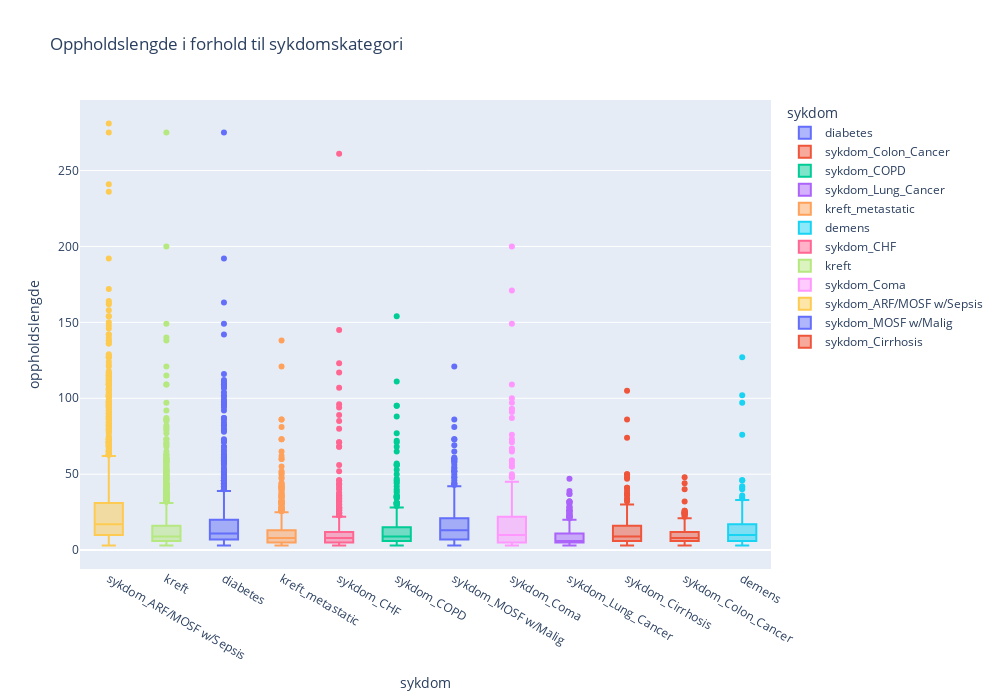

Notebook cell for this chart:
### Markdown cell above
#### 3.1.3 Fordeling av oppholdslengde for hver sykdom

### Code cell
disease_cols = { 
       'kreft_metastatic', 'kreft', 'sykdom_ARF/MOSF w/Sepsis',
       'sykdom_CHF', 'sykdom_COPD', 'sykdom_Cirrhosis', 'sykdom_Colon_Cancer',
       'sykdom_Coma', 'sykdom_Lung_Cancer', 'sykdom_MOSF w/Malig', 'diabetes', 
       'demens'
}

disease_cols = [col for col in disease_cols if col in train_df.columns]

disease_melted = pd.melt(train_df, 
                            id_vars=['oppholdslengde'], 
                            value_vars=disease_cols,
                            var_name='sykdom',
                            value_name='har_sykdom'
)
disease_melted = disease_melted[disease_melted['har_sykdom'] == True]

fig = px.box(disease_melted, 
             x='sykdom', 
             y='oppholdslengde',
             color='sykdom',
             title='Oppholdslengde i forhold til sykdomskategori',
             labels={'Oppholdslengde': 'Oppholdslengde (dager)', 'sykdom':'sykdom'},
             width=1000,
             height=700
)
fig.update_layout(xaxis={'categoryorder':'total descending'})

### Figure 1 — Plotly figure (JSON) as saved in the notebook; plotly's stock layout.template omitted (floating-point values rounded to 4 significant figures; data arrays with more than 128 entries replaced by an {"elided": "..."} marker saying what was removed)
{"data": [{"alignmentgroup": "True", "hovertemplate": "sykdom=%{x}<br>oppholdslengde=%{y}<extra></extra>", "legendgroup": "diabetes", "marker": {"color": "#636efa"}, "name": "diabetes", "notched": false, "offsetgroup": "diabetes", "orientation": "v", "showlegend": true, "type": "box", "x": {"elided": "1071 str values"}, "x0": " ", "xaxis": "x", "y": {"elided": "1071 int values"}, "y0": " ", "yaxis": "y"}, {"alignmentgroup": "True", "hovertemplate": "sykdom=%{x}<br>oppholdslengde=%{y}<extra></extra>", "legendgroup": "sykdom_Colon_Cancer", "marker": {"color": "#EF553B"}, "name": "sykdom_Colon_Cancer", "notched": false, "offsetgroup": "sykdom_Colon_Cancer", "orientation": "v", "showlegend": true, "type": "box", "x": {"elided": "299 str values"}, "x0": " ", "xaxis": "x", "y": {"elided": "299 int values"}, "y0": " ", "yaxis": "y"}, {"alignmentgroup": "True", "hovertemplate": "sykdom=%{x}<br>oppholdslengde=%{y}<extra></extra>", "legendgroup": "sykdom_COPD", "marker": {"color": "#00cc96"}, "name": "sykdom_COPD", "notched": false, "offsetgroup": "sykdom_COPD", "orientation": "v", "showlegend": true, "type": "box", "x": {"elided": "584 str values"}, "x0": " ", "xaxis": "x", "y": {"elided": "584 int values"}, "y0": " ", "yaxis": "y"}, {"alignmentgroup": "True", "hovertemplate": "sykdom=%{x}<br>oppholdslengde=%{y}<extra></extra>", "legendgroup": "sykdom_Lung_Cancer", "marker": {"color": "#ab63fa"}, "name": "sykdom_Lung_Cancer", "notched": false, "offsetgroup": "sykdom_Lung_Cancer", "orientation": "v", "showlegend": true, "type": "box", "x": {"elided": "542 str values"}, "x0": " ", "xaxis": "x", "y": {"elided": "542 int values"}, "y0": " ", "yaxis": "y"}, {"alignmentgroup": "True", "hovertemplate": "sykdom=%{x}<br>oppholdslengde=%{y}<extra></extra>", "legendgroup": "kreft_metastatic", "marker": {"color": "#FFA15A"}, "name": "kreft_metastatic", "notched": false, "offsetgroup": "kreft_metastatic", "orientation": "v", "showlegend": true, "type": "box", "x": {"elided": "1102 str values"}, "x0": " ", "xaxis": "x", "y": {"elided": "1102 int values"}, "y0": " ", "yaxis": "y"}, {"alignmentgroup": "True", "hovertemplate": "sykdom=%{x}<br>oppholdslengde=%{y}<extra></extra>", "legendgroup": "demens", "marker": {"color": "#19d3f3"}, "name": "demens", "notched": false, "offsetgroup": "demens", "orientation": "v", "showlegend": true, "type": "box", "x": {"elided": "173 str values"}, "x0": " ", "xaxis": "x", "y": {"elided": "173 int values"}, "y0": " ", "yaxis": "y"}, {"alignmentgroup": "True", "hovertemplate": "sykdom=%{x}<br>oppholdslengde=%{y}<extra></extra>", "legendgroup": "sykdom_CHF", "marker": {"color": "#FF6692"}, "name": "sykdom_CHF", "notched": false, "offsetgroup": "sykdom_CHF", "orientation": "v", "showlegend": true, "type": "box", "x": {"elided": "854 str values"}, "x0": " ", "xaxis": "x", "y": {"elided": "854 int values"}, "y0": " ", "yaxis": "y"}, {"alignmentgroup": "True", "hovertemplate": "sykdom=%{x}<br>oppholdslengde=%{y}<extra></extra>", "legendgroup": "kreft", "marker": {"color": "#B6E880"}, "name": "kreft", "notched": false, "offsetgroup": "kreft", "orientation": "v", "showlegend": true, "type": "box", "x": {"elided": "1855 str values"}, "x0": " ", "xaxis": "x", "y": {"elided": "1855 int values"}, "y0": " ", "yaxis": "y"}, {"alignmentgroup": "True", "hovertemplate": "sykdom=%{x}<br>oppholdslengde=%{y}<extra></extra>", "legendgroup": "sykdom_Coma", "marker": {"color": "#FF97FF"}, "name": "sykdom_Coma", "notched": false, "offsetgroup": "sykdom_Coma", "orientation": "v", "showlegend": true, "type": "box", "x": {"elided": "358 str values"}, "x0": " ", "xaxis": "x", "y": {"elided": "358 int values"}, "y0": " ", "yaxis": "y"}, {"alignmentgroup": "True", "hovertemplate": "sykdom=%{x}<br>oppholdslengde=%{y}<extra></extra>", "legendgroup": "sykdom_ARF/MOSF w/Sepsis", "marker": {"color": "#FECB52"}, "name": "sykdom_ARF/MOSF w/Sepsis", "notched": false, "offsetgroup": "sykdom_ARF/MOSF w/Sepsis", "orientation": "v", "showlegend": true, "type": "box", "x": {"elided": "2085 str values"}, "x0": " ", "xaxis": "x", "y": {"elided": "2085 int values"}, "y0": " ", "yaxis": "y"}, {"alignmentgroup": "True", "hovertemplate": "sykdom=%{x}<br>oppholdslengde=%{y}<extra></extra>", "legendgroup": "sykdom_MOSF w/Malig", "marker": {"color": "#636efa"}, "name": "sykdom_MOSF w/Malig", "notched": false, "offsetgroup": "sykdom_MOSF w/Malig", "orientation": "v", "showlegend": true, "type": "box", "x": {"elided": "431 str values"}, "x0": " ", "xaxis": "x", "y": {"elided": "431 int values"}, "y0": " ", "yaxis": "y"}, {"alignmentgroup": "True", "hovertemplate": "sykdom=%{x}<br>oppholdslengde=%{y}<extra></extra>", "legendgroup": "sykdom_Cirrhosis", "marker": {"color": "#EF553B"}, "name": "sykdom_Cirrhosis", "notched": false, "offsetgroup": "sykdom_Cirrhosis", "orientation": "v", "showlegend": true, "type": "box", "x": {"elided": "262 str values"}, "x0": " ", "xaxis": "x", "y": {"elided": "262 int values"}, "y0": " ", "yaxis": "y"}], "layout": {"boxmode": "overlay", "height": 700, "legend": {"title": {"text": "sykdom"}, "tracegroupgap": 0}, "title": {"text": "Oppholdslengde i forhold til sykdomskategori"}, "width": 1000, "xaxis": {"anchor": "y", "categoryarray": ["diabetes", "sykdom_Colon_Cancer", "sykdom_COPD", "sykdom_Lung_Cancer", "kreft_metastatic", "demens", "sykdom_CHF", "kreft", "sykdom_Coma", "sykdom_ARF/MOSF w/Sepsis", "sykdom_MOSF w/Malig", "sykdom_Cirrhosis"], "categoryorder": "total descending", "domain": [0, 1], "title": {"text": "sykdom"}}, "yaxis": {"anchor": "x", "domain": [0, 1], "title": {"text": "oppholdslengde"}}}}
